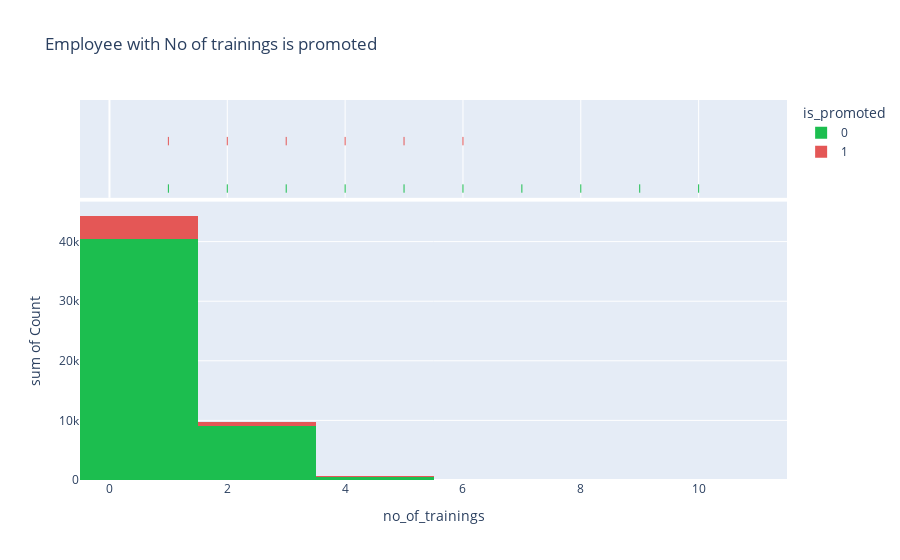

The code cell stored with this chart in its notebook:
### Code cell
fig = px.histogram(data_frame = train_df.groupby(['no_of_trainings', 'is_promoted']).size().reset_index(name = 'Count'),
                  x = 'no_of_trainings', y = 'Count', color = 'is_promoted', marginal = 'rug', color_discrete_map={1:"#E45756", 0:'#1CBE4F'},
                  title = 'Employee with No of trainings is promoted')
fig.show()

### Figure 1 — Plotly figure (JSON) as saved in the notebook; plotly's stock layout.template omitted (floating-point values rounded to 4 significant figures)
{"data": [{"alignmentgroup": "True", "bingroup": "x", "histfunc": "sum", "hovertemplate": "is_promoted=0<br>no_of_trainings=%{x}<br>sum of Count=%{y}<extra></extra>", "legendgroup": "0", "marker": {"color": "#1CBE4F"}, "name": "0", "offsetgroup": "0", "orientation": "v", "showlegend": true, "type": "histogram", "x": [1, 2, 3, 4, 5, 6, 7, 8, 9, 10], "xaxis": "x", "y": [40468, 7382, 1654, 442, 125, 42, 12, 5, 5, 5], "yaxis": "y"}, {"alignmentgroup": "True", "boxpoints": "all", "fillcolor": "rgba(255,255,255,0)", "hoveron": "points", "hovertemplate": "is_promoted=0<br>no_of_trainings=%{x}<extra></extra>", "jitter": 0, "legendgroup": "0", "line": {"color": "rgba(255,255,255,0)"}, "marker": {"color": "#1CBE4F", "symbol": "line-ns-open"}, "name": "0", "offsetgroup": "0", "showlegend": false, "type": "box", "x": [1, 2, 3, 4, 5, 6, 7, 8, 9, 10], "xaxis": "x2", "yaxis": "y2"}, {"alignmentgroup": "True", "bingroup": "x", "histfunc": "sum", "hovertemplate": "is_promoted=1<br>no_of_trainings=%{x}<br>sum of Count=%{y}<extra></extra>", "legendgroup": "1", "marker": {"color": "#E45756"}, "name": "1", "offsetgroup": "1", "orientation": "v", "showlegend": true, "type": "histogram", "x": [1, 2, 3, 4, 5, 6], "xaxis": "x", "y": [3910, 605, 122, 26, 3, 2], "yaxis": "y"}, {"alignmentgroup": "True", "boxpoints": "all", "fillcolor": "rgba(255,255,255,0)", "hoveron": "points", "hovertemplate": "is_promoted=1<br>no_of_trainings=%{x}<extra></extra>", "jitter": 0, "legendgroup": "1", "line": {"color": "rgba(255,255,255,0)"}, "marker": {"color": "#E45756", "symbol": "line-ns-open"}, "name": "1", "offsetgroup": "1", "showlegend": false, "type": "box", "x": [1, 2, 3, 4, 5, 6], "xaxis": "x2", "yaxis": "y2"}], "layout": {"barmode": "relative", "legend": {"title": {"text": "is_promoted"}, "tracegroupgap": 0}, "title": {"text": "Employee with No of trainings is promoted"}, "xaxis": {"anchor": "y", "domain": [0, 1], "title": {"text": "no_of_trainings"}}, "xaxis2": {"anchor": "y2", "domain": [0, 1], "matches": "x", "showgrid": true, "showticklabels": false}, "yaxis": {"anchor": "x", "domain": [0, 0.7326], "title": {"text": "sum of Count"}}, "yaxis2": {"anchor": "x2", "domain": [0.7426, 1], "matches": "y2", "showgrid": false, "showline": false, "showticklabels": false, "ticks": ""}}}
